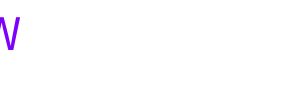
Frame 1 (no input)
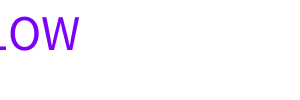
Frame 60 (the mouse pressed at the canvas centre just before this capture)
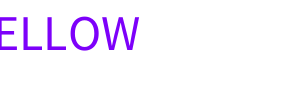
Frame 120 (the mouse held since frame 60 and released just before this capture)

The Processing sketch that drew these frames (run headless with seeded random() and noise(); from frame 60 on, the mouse is pressed at the canvas centre):

// Processing sketch: sketch_20231120
// ── sketch_20231120.pde
int x = -160;

void setup() 
{
  size(300, 100);
  fill(125, 0, 250);
  textSize(50);
}

void draw() 
{
  background(255); 
  text("HELLOW", x, 50); 
  x++;                
  if(x == width){
    x = -160;      
  }
}
